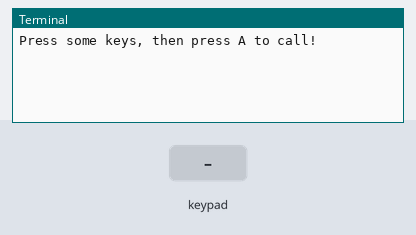
The program below on a simulated Raspberry Pi (BCM pin numbers). Shown: the last lines printed to the terminal. The test bench sets the inputs (shaded band).

Above: at 1.2 s.
1.3 s: key '1' pressed
At 2.5 s:
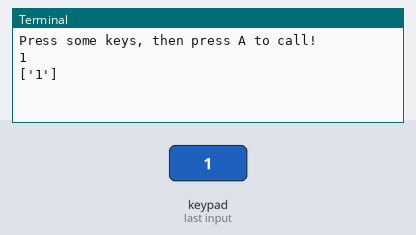
2.8 s: keypad keys 1 2 pressed 0.4 s apart
At 4.0 s:
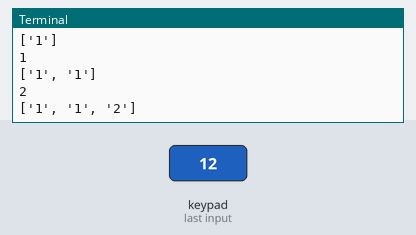
5.1 s: key '2' pressed
At 5.5 s:
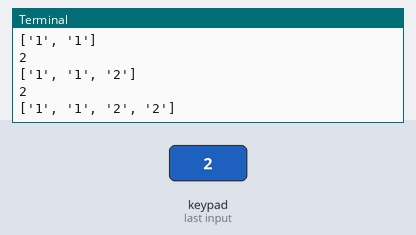
6.6 s: keypad keys 1 2 # pressed 0.4 s apart
At 8.4 s:
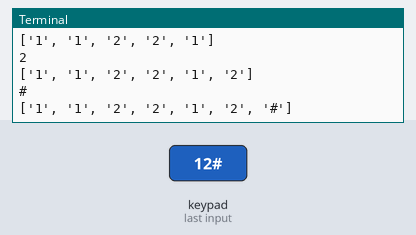
9.3 s: key '3' pressed
At 9.9 s:
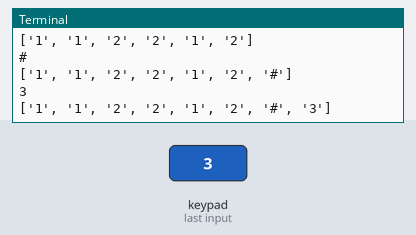
10.8 s: keypad keys 1 2 * pressed 0.4 s apart
At 12.8 s:
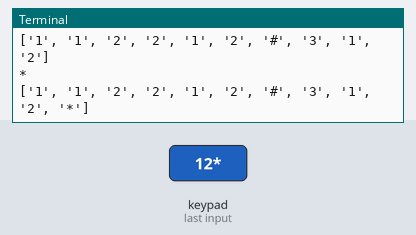
Timing chart, 0 to 14.3 s (numbered marks = the images above; inputs shaded):
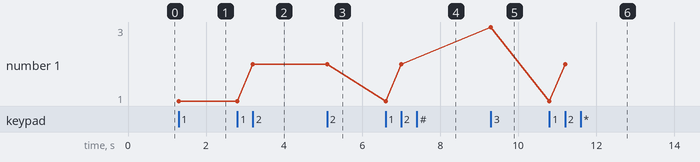

Measured:
- after the input at 1.3 s, the terminal: prints a new line at once (image 1)
- after the input at 2.8 s, the terminal: prints a new line at once (image 2)
- after the input at 5.1 s, the terminal: prints a new line at once (image 3)
- after the input at 6.6 s, the terminal: prints a new line at once (image 4)
- after the input at 9.3 s, the terminal: prints a new line at once (image 5)
- after the input at 10.8 s, the terminal: prints a new line at once (image 6)
- plotted number 1: 1 → 2 after the input at 2.8 s, 2 → 3 after the input at 9.3 s

The program:

matrix_buttons.py
```python
from pad4pi import rpi_gpio
import RPi.GPIO as GPIO
from signal import pause
import requests
from gpiozero import Button

phone = []

def callNumber():
  global phone
  url = 'https://morse-signal.herokuapp.com/callNumber/' + ''.join(phone)
  print(url)
  response = requests.get('https://morse-signal.herokuapp.com/callNumber/' + ''.join(phone))
  message = response.text
  print(message)
  phone = []

GPIO.setwarnings(False)

# Setup Keypad
KEYPAD = [
        ["1","2","3","A"],
        ["4","5","6","B"],
        ["7","8","9","C"],
        ["*","0","#","D"]
]

ROW_PINS = [0,5,6,13] # BCM numbering
COL_PINS = [19,26,20,21] # BCM numbering


factory = rpi_gpio.KeypadFactory()

keypad = factory.create_keypad(keypad=KEYPAD, row_pins=ROW_PINS, col_pins=COL_PINS)

def processKey(key):
  print(key)
  if (key == 'A'):
    callNumber()
  else:
    phone.append(key)
    print(phone)

keypad.registerKeyPressHandler(processKey)

print('Press some keys, then press A to call!')

pause()
```
